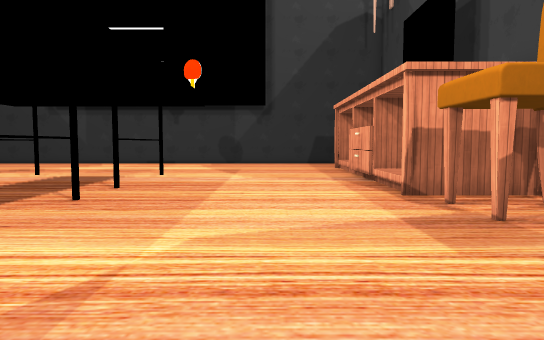
[1] (above)

21 first-person views from a walk through a Unity game level. The camera is 1.3 m above the floor, tilts 4° down and sees 70° across. The floor is counted in squares, 1 m on a side. Each view is taken from the middle of a square. On the plan, view 1 faces up. The plan holds only what a view shows up to about 16 squares ahead; the rest is blank. Door leaves are left out, so doorways stand open. Some surface patterns are stand-ins.

[2]
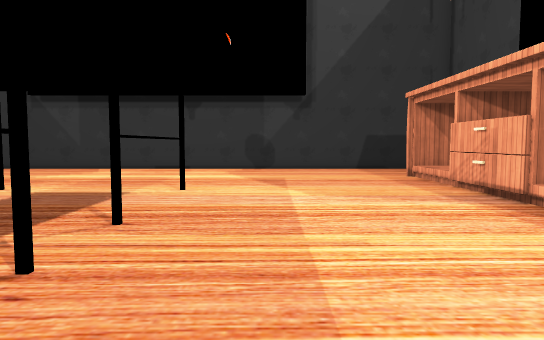

[3]
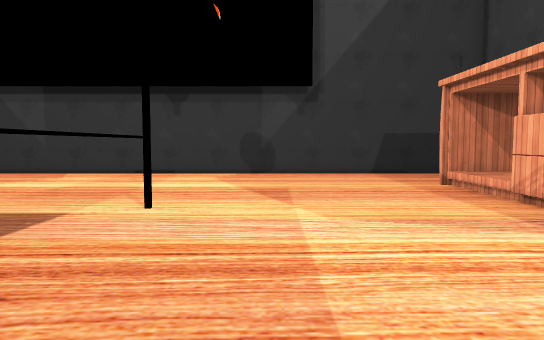

[4]
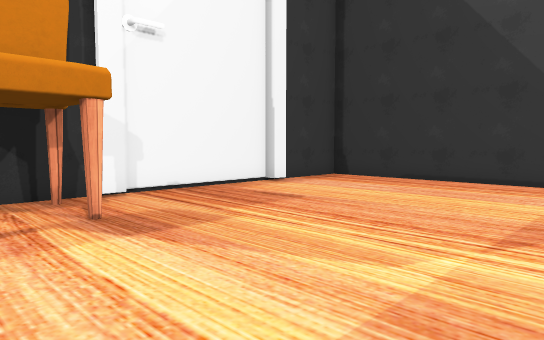

[5]
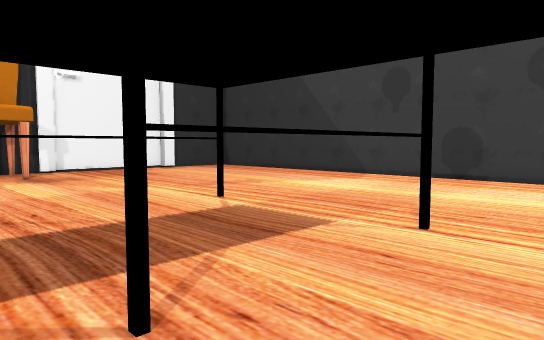

[6]
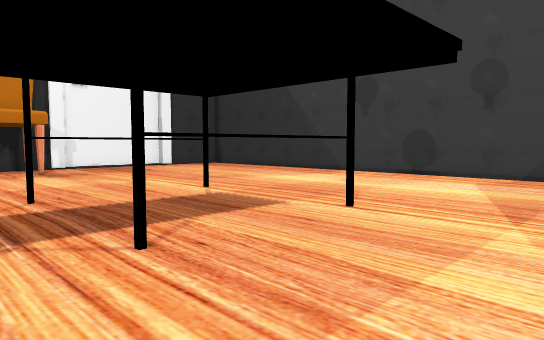

[7]
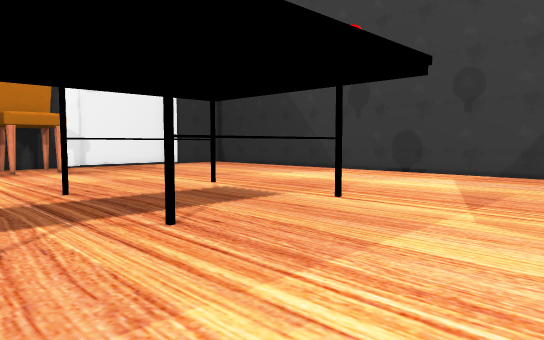

[8]
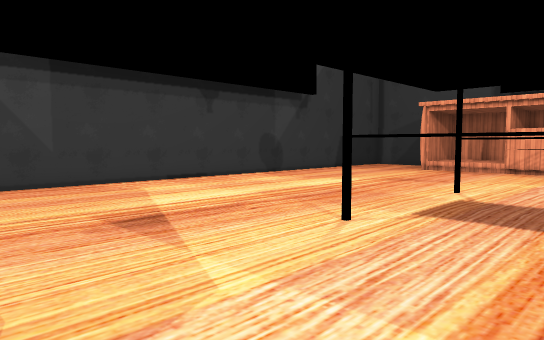

[9]
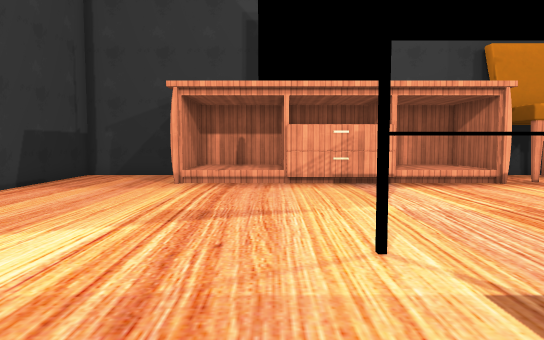

[10]
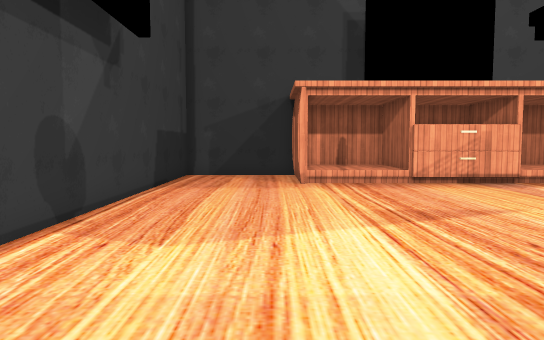

[11]
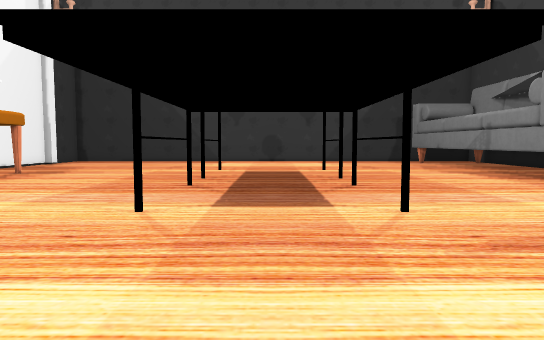

[12]
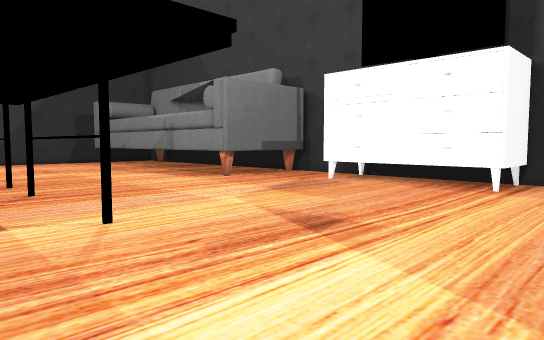

[13]
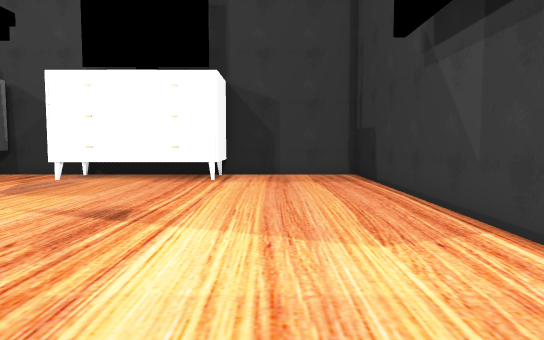

[14]
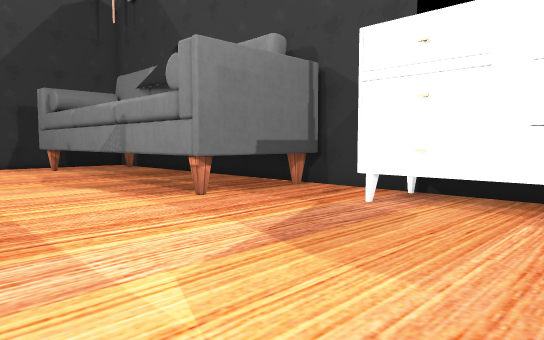

[15]
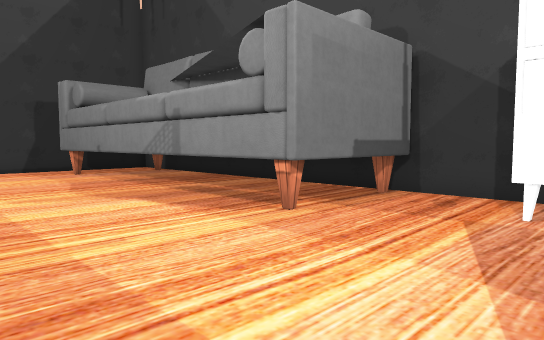

[16]
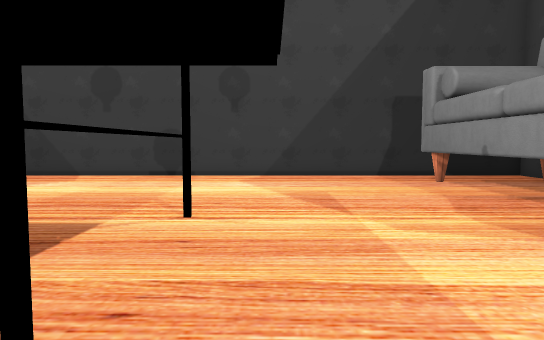

[17]
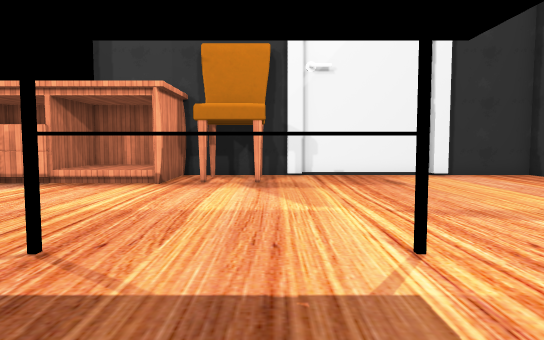

[18]
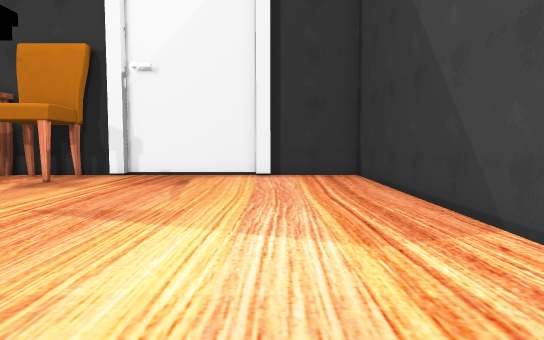

[19]
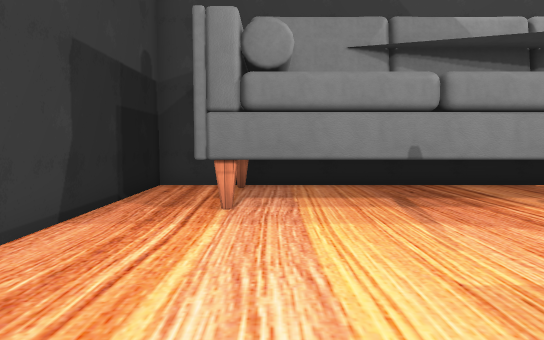

[20]
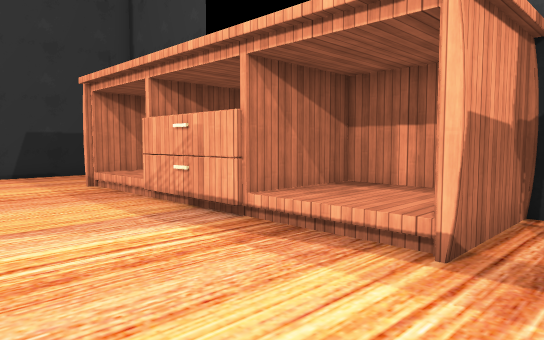

[21]
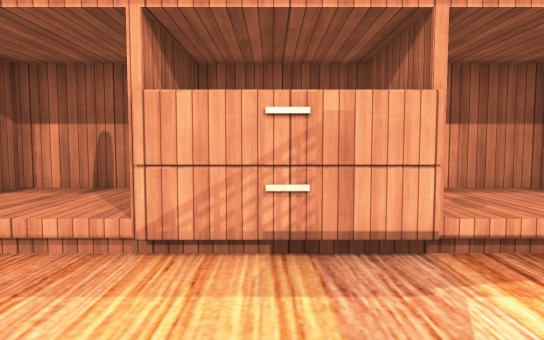

### Floor plan
Key: @ floor where view 1 was taken; # wall or solid block; . main floor; : floor 0.5 m higher than the main floor; D open door; = window, fence, low wall or low ledge; T thing the floor can be seen under or through; C chair; O other object.
Columns run from 21 left of view 1 to 7 right of it. Each row starts with its distance up from view 1.
 25 #############################
 24 #...........................#
 23 #...........................#
 22 #...........................#
 21 #...........................#
 20 #.......................D####
 19 #OO.....................D:::#
 18 # O.....................D:::#
 17 # O.....................D:::#
 16 # O........T.....T.......####
 15 # O........T....T.......OO  #
 14 #OO........T....=........O  #
 13 #..........T....=.......D####
 12 #.......... ....T.......D:::#
 11 #..........T.....T......D:::#
 10 ######..................D####
  9 #    #.....T.....T..........#
  8      #.....T....T........C.C#
  7      #.....T....=...........#
  6      #.....T....=........C.C#
  5      #.....T....T..........##
  4      #.....T.....T..........#
  3      #......................#
  2      #......................#
  1      #......................#
  0      #...............@......#
 -1 #    #......................#
 -2 #T  T#......................#
 -3 #...........................#
 -4 #...........................#
 -5 #############################

Where each view was taken, in squares from view 1:
view 1: 0 up, 0 right, facing up
view 2: 5 up, 2 left, facing up
view 3: 8 up, 2 left, facing up
view 4: 9 up, 3 left, facing down-right
view 5: 10 up, 12 left, facing down-right
view 6: 11 up, 14 left, facing down-right
view 7: 12 up, 15 left, facing down-right
view 8: 12 up, 15 left, facing up-right
view 9: 17 up, 9 left, facing right
view 10: 21 up, 9 left, facing right
view 11: 23 up, 7 left, facing down
view 12: 22 up, 7 left, facing down-left
view 13: 21 up, 5 left, facing left
view 14: 18 up, 11 left, facing down-left
view 15: 15 up, 11 left, facing down-left
view 16: 11 up, 11 left, facing down
view 17: 6 up, 9 left, facing right
view 18: 1 down, 9 left, facing right
view 19: 1 down, 9 left, facing left
view 20: 8 up, 1 left, facing up-right
view 21: 15 up, 1 left, facing right
